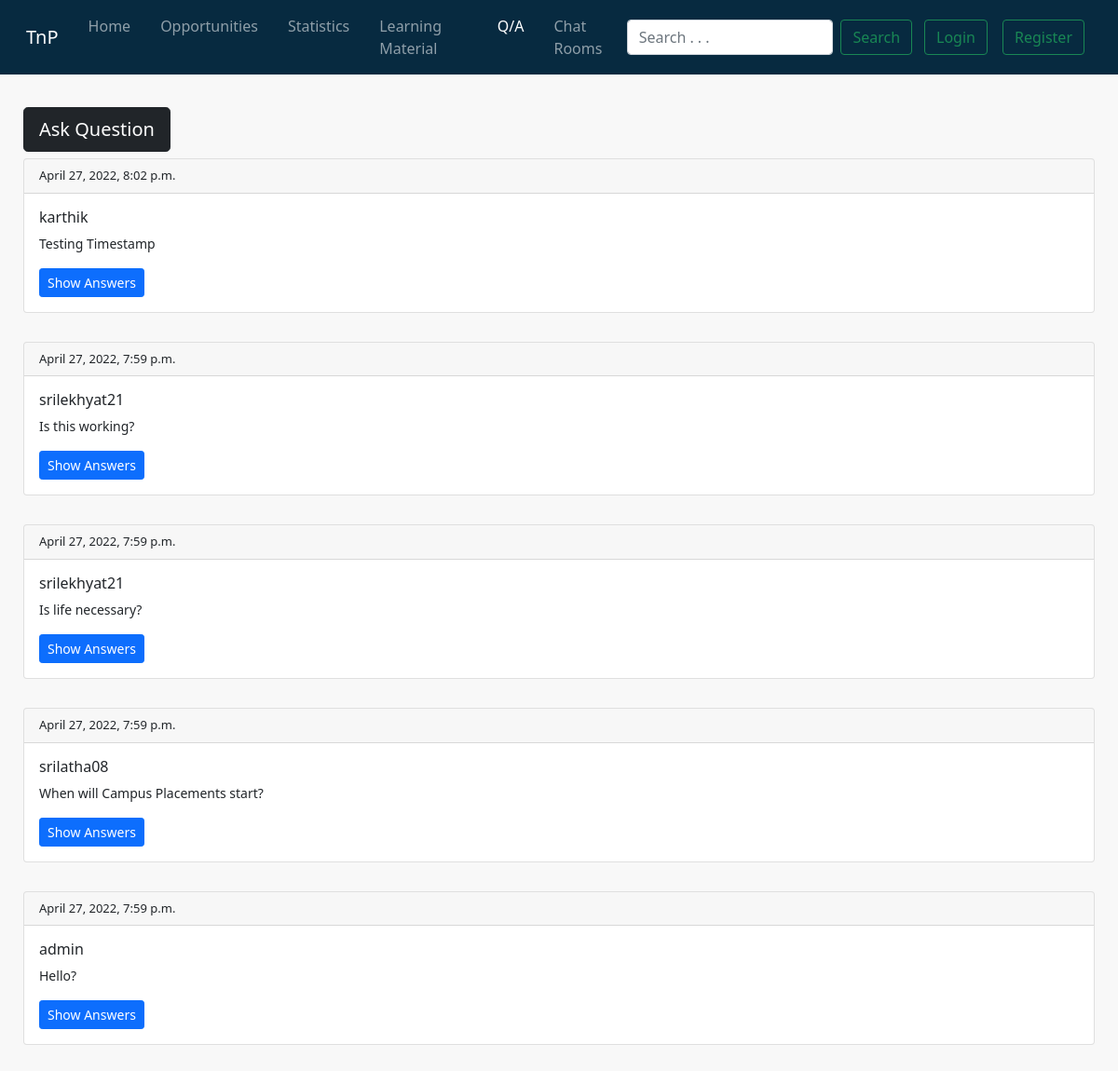
The app's page /qa/ with its own data.
### qa/models.py (models this page shows)
class Question(models.Model):
    user = models.ForeignKey(User, on_delete=models.CASCADE, null=False, blank=False)
    id = models.UUIDField(default=uuid.uuid4, editable=False, primary_key=True)
    ques = models.CharField(verbose_name="Question", max_length=1000)
    timestamp = models.DateTimeField(verbose_name="Timestamp", default=timezone.now)

### user/models.py (models this page shows)
class User(AbstractUser):
    is_student = models.BooleanField(default=False)
    is_professor = models.BooleanField(default=False)

### qa/views.py (the view)
# urls.py: path('qa/', qa_home, name="qa"),
def qa_home(request):
    all_Qs = Question.objects.all().order_by("-timestamp")
    all_As = Answer.objects.all().order_by("-timestamp")
    print("Answers: ", all_As)
    answers = {}
    for q in all_Qs:
        ans = Answer.objects.filter(ques=q)
        answers[q] = ans
    if all_Qs:
        valid = 1
    else:
        valid = 0
    return render(request, "qa-home.html", context={"qa":"active", "questions": all_Qs, "answers": answers, "valid": valid})

### qa/templates/qa-home.html (shortened to what this page needs)
{% extends "base.html" %}
{% load crispy_forms_tags %}
{% load static %}
{% block content %}
<html>
<head>
</head>
<body>
<a href="{% url 'add_qa' %}" class="btn btn-dark btn-lg" role="button"> Ask Question </a>
{% if valid %}
    {% for q in questions %}
        <div class="card" style="margin-top: 7px;">
            <div class="card-header" style="font-size:13px;">
            {{ q.timestamp }}
            </div>
            <div class="card-body">
                <h6 class="card-title">{{ q.user.username }}</h6>
                <p class="card-text" style="font-size: 14px;"> {{ q.ques }} </p>
                <a href="{% url 'show_ans' q.id %}" class="btn btn-primary btn-sm" role="button"> Show Answers </a>
            </div>
        </div>
        <br>
    {% endfor %}
{% else %}
    <div style="height: 50%; margin-top: 300px; text-align: center;">
        <h5> No Questions :( </h5>
    </div>
{% endif %}
{% endblock content %}

### records on screen
Question: timestamp "April 27, 2022, 8:02 p.m.", user.username "karthik", ques "Testing Timestamp"
Question: timestamp "April 27, 2022, 7:59 p.m.", user.username "srilekhyat21", ques "Is this working?"
Question: timestamp "April 27, 2022, 7:59 p.m.", user.username "srilekhyat21", ques "Is life necessary?"
Question: timestamp "April 27, 2022, 7:59 p.m.", user.username "srilatha08", ques "When will Campus Placements start?"
Question: timestamp "April 27, 2022, 7:59 p.m.", user.username "admin", ques "Hello?"
